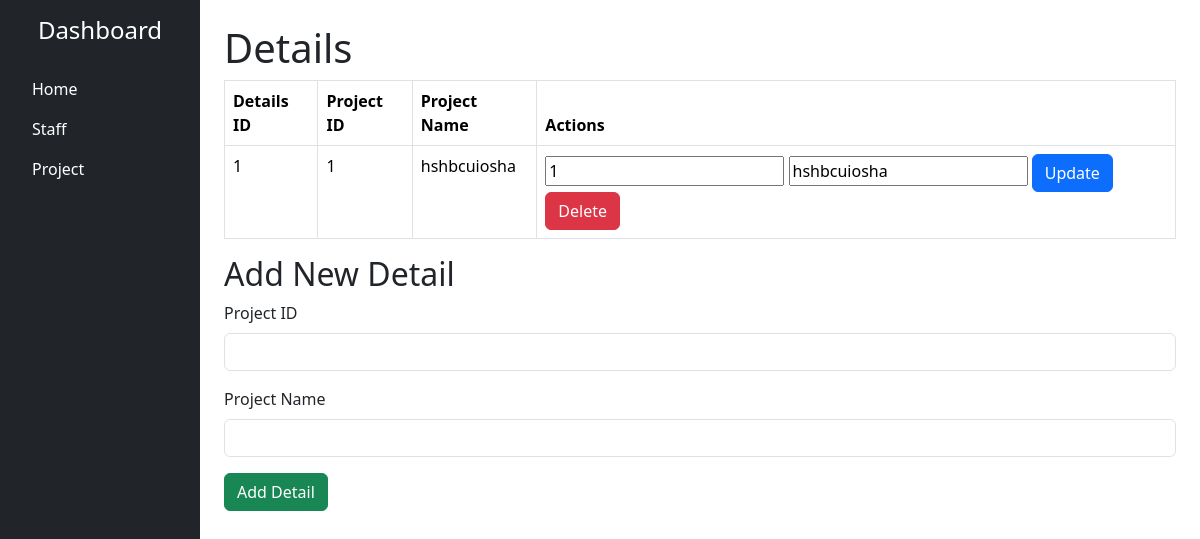
The page /details on the database as committed earlier.
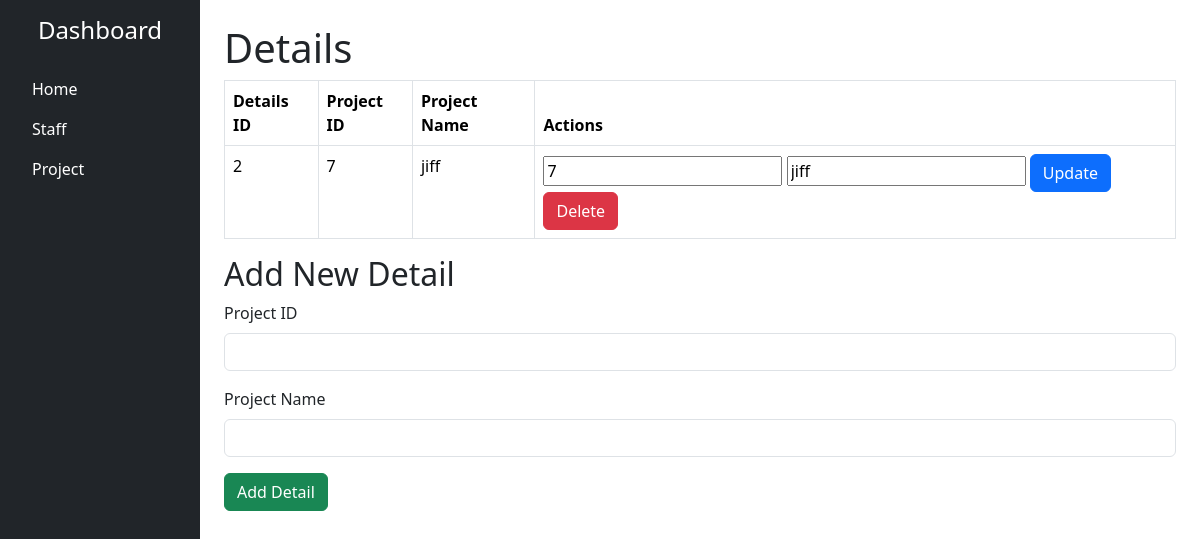
The same page on the database as committed later.
### models.py (models this page shows)
class Details(db.Model):  # Fixed typo: Changed db.model to db.Model
    __tablename__ = 'details'
    details_id = db.Column(db.Integer, primary_key=True)  # Fixed typo in 'details_id'
    project_id = db.Column(db.Integer, db.ForeignKey('projects.id'), nullable=False)  # Fixed ForeignKey syntax
    project_name = db.Column(db.String(200), nullable=False)  # Fixed typo in 'project_name'

### app.py (the view, shortened to what this page needs)
@app.route('/details', methods=['GET', 'POST'])
def details():
    all_details = Details.query.all()
    return render_template('details.html', details=all_details)

### templates/details.html (shortened to what this page needs)
{% extends 'base.html' %}
{% block body %}
<h1>Details</h1>
<table class="table table-bordered">
    <thead>
        <tr>
            <th>Details ID</th>
            <th>Project ID</th>
            <th>Project Name</th>
            <th>Actions</th>
        </tr>
    </thead>
    <tbody>
        {% for detail in details %}
        <tr>
            <td>{{ detail.details_id }}</td>
            <td>{{ detail.project_id }}</td>
            <td>{{ detail.project_name }}</td>
            <td>
                <form method="POST" action="{{ url_for('update_detail', id=detail.details_id) }}"
                    style="display:inline;">
                    <input type="number" name="project_id" value="{{ detail.project_id }}" required>
                    <input type="text" name="project_name" value="{{ detail.project_name }}" required>
                    <button type="submit" class="btn btn-primary">Update</button>
                </form>
                <form method="POST" action="{{ url_for('delete_detail', id=detail.details_id) }}"
                    style="display:inline;">
                    <button type="submit" class="btn btn-danger">Delete</button>
                </form>
            </td>
        </tr>
        {% endfor %}
    </tbody>
</table>
<h2>Add New Detail</h2>
<form method="POST" action="{{ url_for('details') }}">
    <div class="mb-3">
        <label for="project_id" class="form-label">Project ID</label>
        <input type="number" id="project_id" name="project_id" class="form-control" required>
    </div>
    <div class="mb-3">
        <label for="project_name" class="form-label">Project Name</label>
        <input type="text" id="project_name" name="project_name" class="form-control" required>
    </div>
    <button type="submit" class="btn btn-success">Add Detail</button>
</form>
{% endblock %}

Rows that differ between the two databases and show on the page:
removed Details: details_id "1", project_id "1", project_name "hshbcuiosha"
added Details: details_id "2", project_id "7", project_name "jiff"
